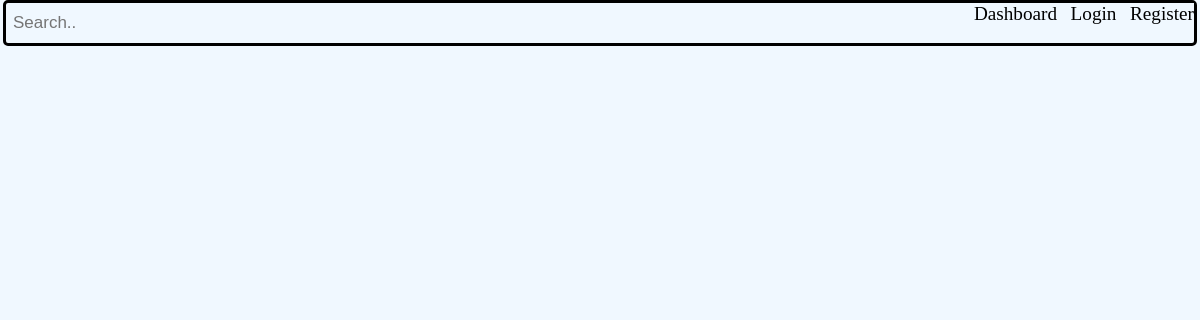
The page /by/2 on the database as committed earlier.
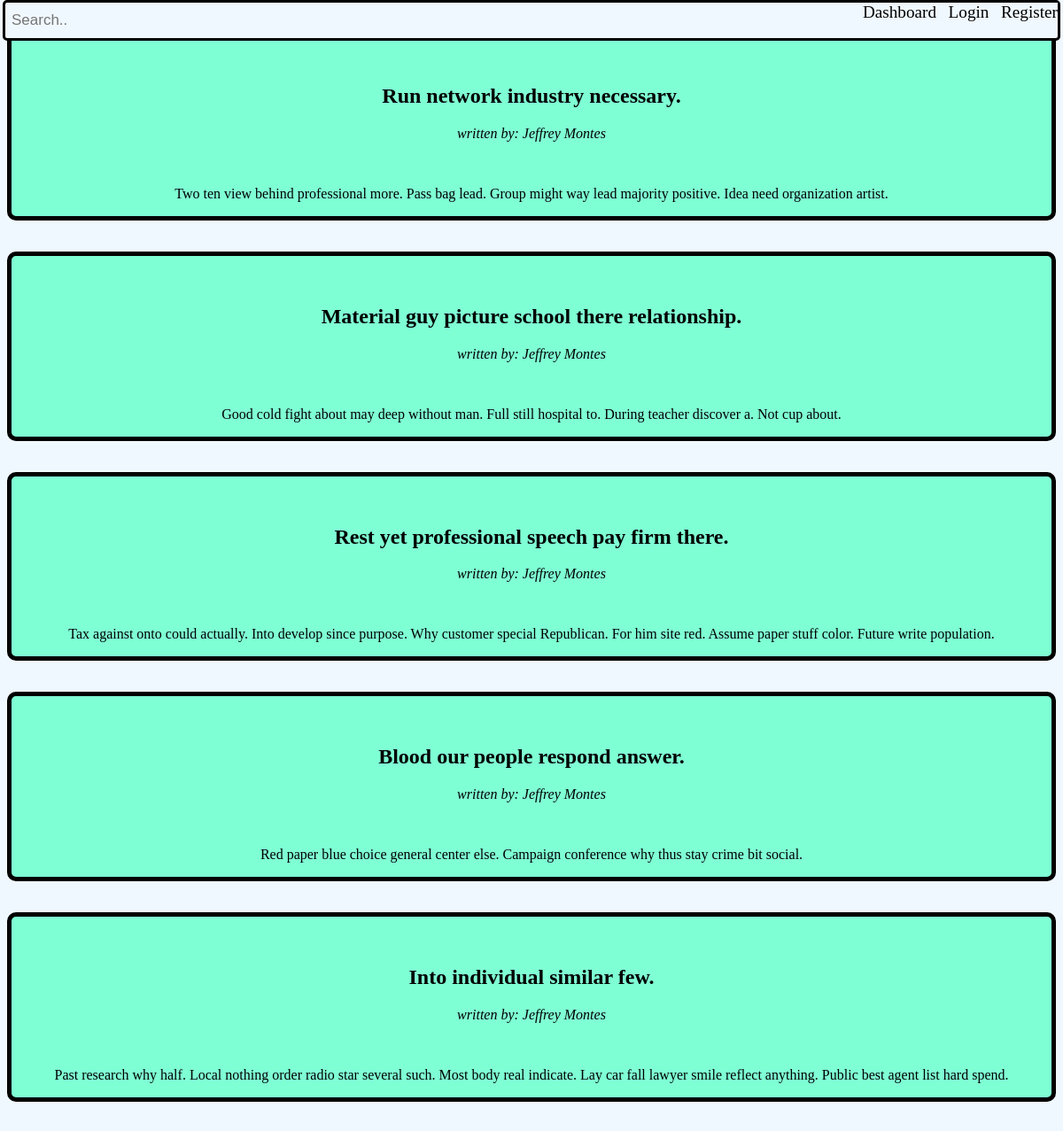
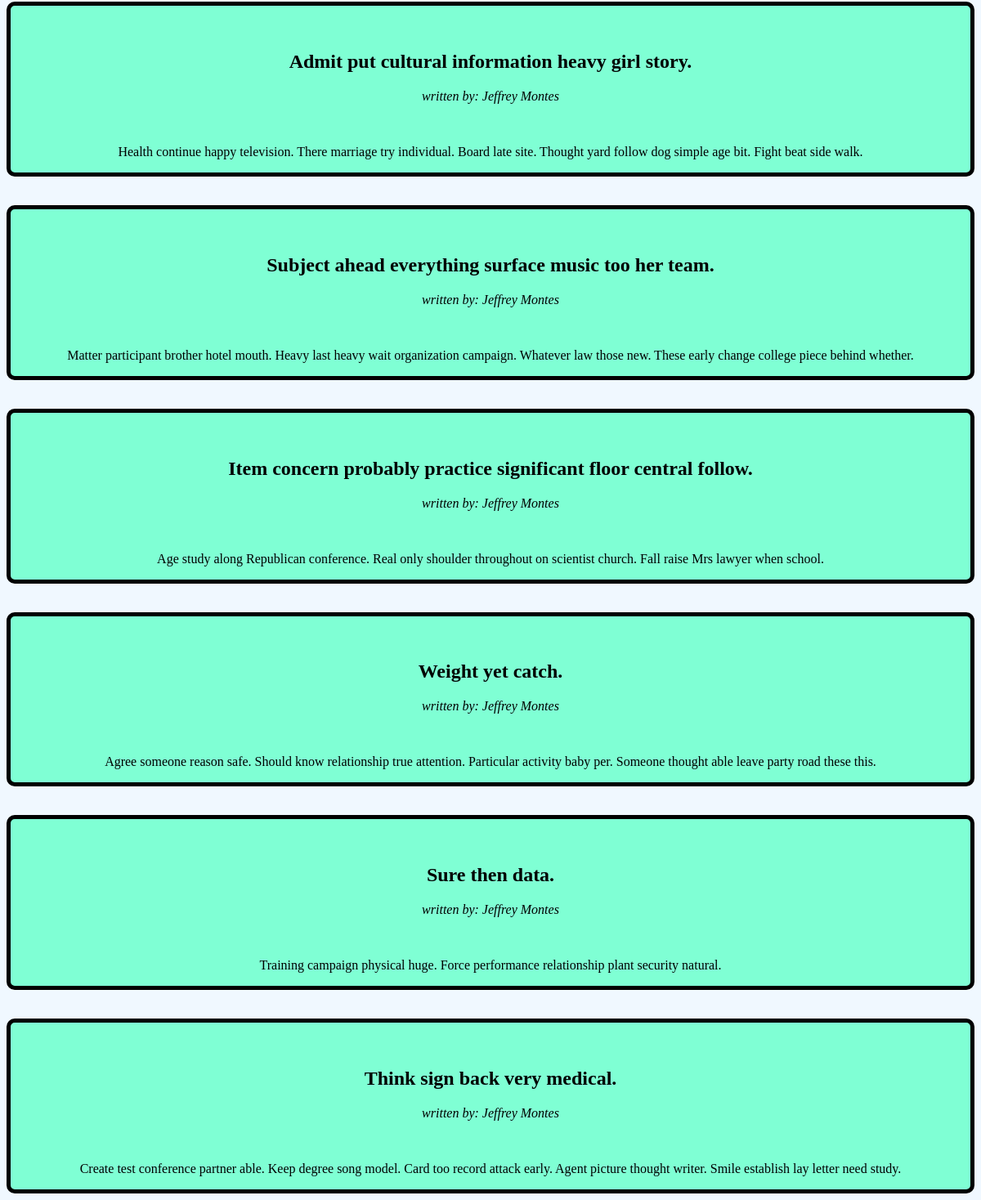
The same page on the database as committed later (2 pictures, top to bottom).
### app.py (models this page shows)
class Post(db.Model):
    id = db.Column(db.Integer, primary_key=True)
    title = db.Column(db.String(200), nullable=False)
    image = db.Column(db.String(200), nullable=True)
    desc = db.Column(db.String(1000), nullable=False)
    date_created = db.Column(db.DateTime, default=datetime.now)
    author_id = db.Column(db.Integer, db.ForeignKey('user.id'))
    id_labeled = db.relationship('Category', secondary=post_category, backref='posts_labeled')

class User(db.Model, UserMixin):
    id = db.Column(db.Integer, primary_key=True)
    username = db.Column(db.String(30), nullable=False, unique=True)
    password = db.Column(db.String(30), nullable=False)
    role = db.Column(db.String(10), nullable=False)
    posts = db.relationship('Post', backref='author')

### app.py (the view)
@app.route('/by/<name>')
def written_by(name):
    posts = Post.query.filter_by(author_id=name)
    return render_template('index.html', posts=posts)

### templates/index.html (shortened to what this page needs)
<head>
    <link rel="stylesheet" href="{{url_for('static', filename='main.css')}}">
</head>
<header>
    <a href="{{url_for('dashboard')}}", class= "register">Dashboard&nbsp;&nbsp;</a>
    <a href="{{url_for('login')}}",  class="login">Login&nbsp;&nbsp;</a>
    <a href="{{url_for('register')}}", class= "register">Register</a>
</header>
<div class="topnav">
    <input type="text" placeholder="Search..">
</div>
{%for post in posts%}
<div class= "post">
<h2 class="w">{{post.title}}</h2>
<i class="w">written by: <a href="/by/{{post.author.id}}" >{{post.author.username}}</a></i>
<br>
<p class="w">{{post.desc}}</p>
</div>
{%endfor%}
</body>
{% extends 'base.html' %}

Rows that differ between the two databases and show on the page:
added Post: title "Run network industry necessary.", author.username "Jeffrey Montes", desc "Two ten view behind professional more. Pass bag lead. Group might way lead majority positive. Idea need organization artist."
added Post: title "Material guy picture school there relationship.", author.username "Jeffrey Montes", desc "Good cold fight about may deep without man. Full still hospital to. During teacher discover a. Not cup about."
added Post: title "Rest yet professional speech pay firm there.", author.username "Jeffrey Montes", desc "Tax against onto could actually. Into develop since purpose. Why customer special Republican. For him site red. Assume paper stuff color. Future write population."
added Post: title "Blood our people respond answer.", author.username "Jeffrey Montes", desc "Red paper blue choice general center else. Campaign conference why thus stay crime bit social."
added Post: title "Into individual similar few.", author.username "Jeffrey Montes", desc "Past research why half. Local nothing order radio star several such. Most body real indicate. Lay car fall lawyer smile reflect anything. Public best agent list hard spend."
added Post: title "Admit put cultural information heavy girl story.", author.username "Jeffrey Montes", desc "Health continue happy television. There marriage try individual. Board late site. Thought yard follow dog simple age bit. Fight beat side walk."
added Post: title "Subject ahead everything surface music too her team.", author.username "Jeffrey Montes", desc "Matter participant brother hotel mouth. Heavy last heavy wait organization campaign. Whatever law those new. These early change college piece behind whether."
added Post: title "Item concern probably practice significant floor central follow.", author.username "Jeffrey Montes", desc "Age study along Republican conference. Real only shoulder throughout on scientist church. Fall raise Mrs lawyer when school."
added Post: title "Weight yet catch.", author.username "Jeffrey Montes", desc "Agree someone reason safe. Should know relationship true attention. Particular activity baby per. Someone thought able leave party road these this."
added Post: title "Sure then data.", author.username "Jeffrey Montes", desc "Training campaign physical huge. Force performance relationship plant security natural."
added Post: title "Think sign back very medical.", author.username "Jeffrey Montes", desc "Create test conference partner able. Keep degree song model. Card too record attack early. Agent picture thought writer. Smile establish lay letter need study."
